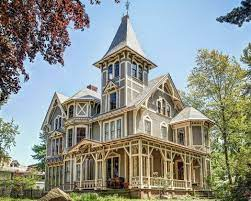
#> input picture homeImage.jpeg, 251 x 201 px
$ python splitting_and_merging_channels.py
#> lines starting #> are read from the running program, lines starting #| are printed output that depends on the picture
# Import Required Packages
import cv2
import numpy as np

# Create a variable containing the path to the image
image_path = 'homeImage.jpeg'

# Read the image from the Disk
image = cv2.imread(image_path)
#> image is the input picture: shape (201, 251, 3); mean B, G, R 138.4, 145.7, 140.8
image = cv2.resize(image, (300, 300), interpolation=cv2.INTER_AREA)
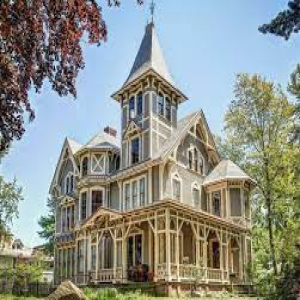
#> image: shape (300, 300, 3); mean B, G, R 138.4, 145.7, 140.7
cv2.imshow('Image', image)
cv2.waitKey(0)

# Now Let's Play with the Channels, Splitting and Merging

(B, G, R) = cv2.split(image)
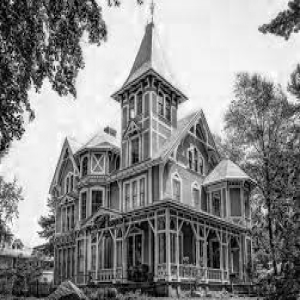
#> B: shape (300, 300); min 0, max 255, mean 138.4
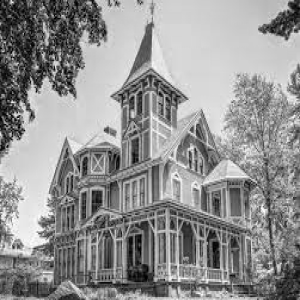
#> G: shape (300, 300); min 0, max 255, mean 145.7
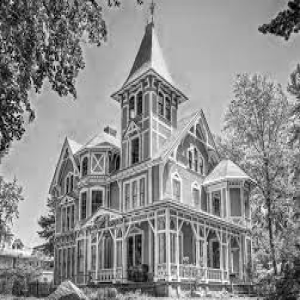
#> R: shape (300, 300); min 0, max 255, mean 140.7
cv2.imshow('RED', R)
cv2.waitKey(0)
cv2.imshow('GREEN', G)
cv2.waitKey(0)
cv2.imshow('BLUE', B)
cv2.waitKey(0)

merged = cv2.merge([B, G, R])
cv2.imshow('Merged', merged)
cv2.waitKey(0)

zeros = np.zeros(image.shape[0:2], dtype='uint8')
cv2.imshow('Red Channel', cv2.merge([zeros, zeros, R]))
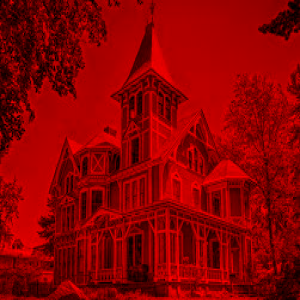
#> window 'Red Channel': shape (300, 300, 3); mean B, G, R 0, 0, 140.7
cv2.waitKey(0)
cv2.imshow('Green Channel', cv2.merge([zeros, G, zeros]))
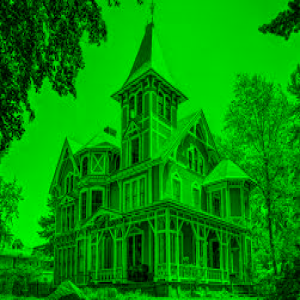
#> window 'Green Channel': shape (300, 300, 3); mean B, G, R 0, 145.7, 0
cv2.waitKey(0)
cv2.imshow('Blue Channel', cv2.merge([B, zeros, zeros]))
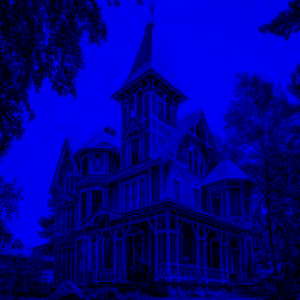
#> window 'Blue Channel': shape (300, 300, 3); mean B, G, R 138.4, 0, 0
cv2.waitKey(0)

$ run again, with appels.jpeg copied over homeImage.jpeg
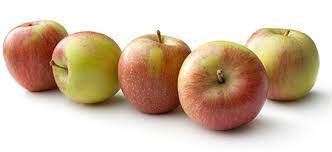
#> input picture appels.jpeg, 332 x 152 px
#> image is the input picture: shape (152, 332, 3); mean B, G, R 167.7, 188.9, 209.8
#> image: shape (300, 300, 3)
#> `cv2.imshow('Green Channel', cv2.merge([zeros, G, zeros]))`:
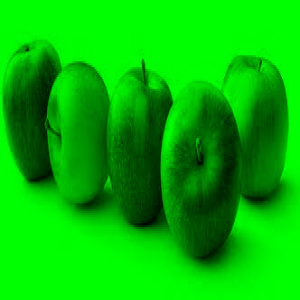
#> window 'Green Channel': shape (300, 300, 3); mean B, G, R 0, 188.8, 0
#> `cv2.imshow('Blue Channel', cv2.merge([B, zeros, zeros]))`:
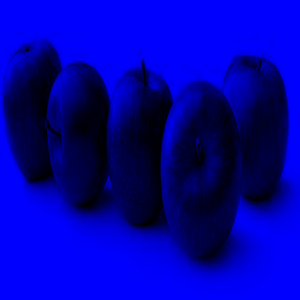
#> window 'Blue Channel': shape (300, 300, 3); mean B, G, R 167.7, 0, 0
